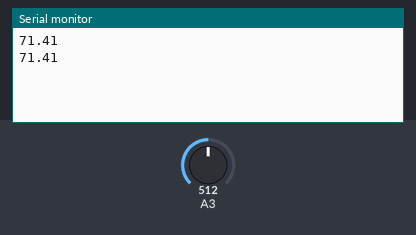
Simulated run of this sketch. Board: Arduino Uno, built with avr-gcc and run on an emulated ATmega328P. On the bench: the last lines printed to the serial monitor. The inputs (shaded band) are chosen by the test bench; at power-on: A3 = 512.

Above: at 2.8 s.
2.9 s: A3 set to 716
At 4.6 s:
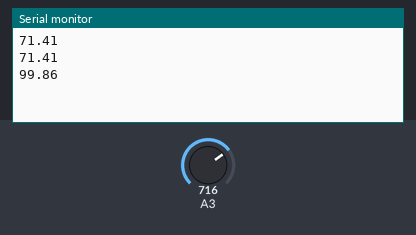
5.6 s: A3 set to 900
At 7.4 s:
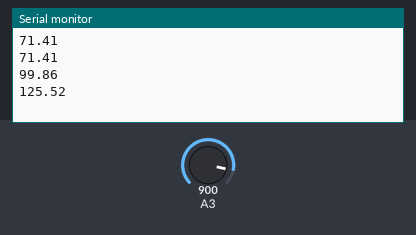
Timing chart, 0 to 8.9 s (numbered marks = the images above; inputs shaded):
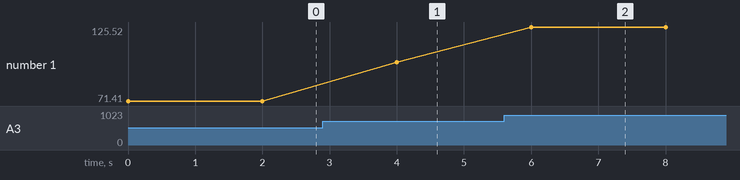

Measured:
- after the input at 2.9 s, the serial monitor: prints a new line after 1.1 s (image 1)
- after the input at 5.6 s, the serial monitor: prints a new line after 0.40 s (image 2)
- plotted number 1: 71.41 → 99.86 after the input at 2.9 s, 99.86 → 125.52 after the input at 5.6 s

The sketch:

sketch_feb15f.ino
```cpp
void setup() {
  // put your setup code here, to run once:
pinMode(A3,INPUT);
Serial.begin(9600);
}

void loop() {
  // put your main code here, to run repeatedly:
float a=analogRead(A3);
float t=(a/717)*100;
Serial.println(t);
delay(2000);
}
```
